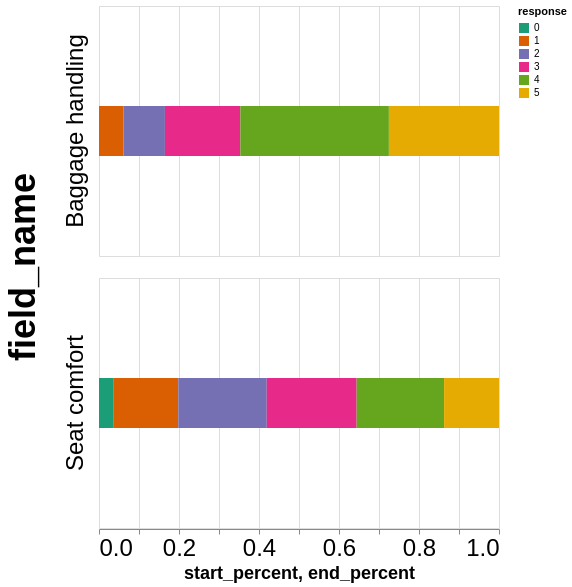

Source (Vega-Lite JSON):
### Vega-Lite specification from a JSON file in a GitHub repository (floating-point values rounded to 4 significant figures)
{"config": {"view": {"width": 400, "height": 300}, "mark": {"tooltip": null}, "axis": {"labelFontSize": 24, "titleFontSize": 18}, "header": {"labelFontSize": 24, "titleFontSize": 36}}, "data": {"name": "data-15438e8fdb25ef7003001cc1ded0d727"}, "facet": {"row": {"type": "nominal", "field": "field_name"}}, "spec": {"mark": {"type": "bar", "size": 50}, "encoding": {"fill": {"type": "nominal", "field": "response", "scale": {"scheme": "dark2"}}, "x": {"type": "quantitative", "field": "start_percent"}, "x2": {"field": "end_percent"}}, "height": 250, "width": 400}, "$schema": "https://vega.github.io/schema/vega-lite/v5.json", "datasets": {"data-15438e8fdb25ef7003001cc1ded0d727": [{"Unnamed: 0": 0, "field_name": "Baggage handling", "response": 1, "count": 7975, "freq": 0.0614, "end_percent": 0.0614, "start_percent": 0.0, "negative": true, "end_percent2": -0.1034, "start_percent2": -0.1648}, {"Unnamed: 0": 1, "field_name": "Baggage handling", "response": 2, "count": 13432, "freq": 0.1034, "end_percent": 0.1648, "start_percent": 0.0614, "negative": true, "end_percent2": 0.0, "start_percent2": -0.1034}, {"Unnamed: 0": 2, "field_name": "Baggage handling", "response": 3, "count": 24485, "freq": 0.1885, "end_percent": 0.3533, "start_percent": 0.1648, "negative": false, "end_percent2": 0.1885, "start_percent2": 0.0}, {"Unnamed: 0": 3, "field_name": "Baggage handling", "response": 4, "count": 48240, "freq": 0.3714, "end_percent": 0.7248, "start_percent": 0.3533, "negative": false, "end_percent2": 0.5599, "start_percent2": 0.1885}, {"Unnamed: 0": 4, "field_name": "Baggage handling", "response": 5, "count": 35748, "freq": 0.2752, "end_percent": 1.0, "start_percent": 0.7248, "negative": false, "end_percent2": 0.8352, "start_percent2": 0.5599}, {"Unnamed: 0": 5, "field_name": "Seat comfort", "response": 0, "count": 4797, "freq": 0.03693, "end_percent": 0.03693, "start_percent": 0.0, "negative": true, "end_percent2": -0.3825, "start_percent2": -0.4194}, {"Unnamed: 0": 6, "field_name": "Seat comfort", "response": 1, "count": 20949, "freq": 0.1613, "end_percent": 0.1982, "start_percent": 0.03693, "negative": true, "end_percent2": -0.2212, "start_percent2": -0.3825}, {"Unnamed: 0": 7, "field_name": "Seat comfort", "response": 2, "count": 28726, "freq": 0.2212, "end_percent": 0.4194, "start_percent": 0.1982, "negative": true, "end_percent2": 0.0, "start_percent2": -0.2212}, {"Unnamed: 0": 8, "field_name": "Seat comfort", "response": 3, "count": 29183, "freq": 0.2247, "end_percent": 0.6441, "start_percent": 0.4194, "negative": false, "end_percent2": 0.2247, "start_percent2": 0.0}, {"Unnamed: 0": 9, "field_name": "Seat comfort", "response": 4, "count": 28398, "freq": 0.2186, "end_percent": 0.8627, "start_percent": 0.6441, "negative": false, "end_percent2": 0.4433, "start_percent2": 0.2247}, {"Unnamed: 0": 10, "field_name": "Seat comfort", "response": 5, "count": 17827, "freq": 0.1373, "end_percent": 1.0, "start_percent": 0.8627, "negative": false, "end_percent2": 0.5806, "start_percent2": 0.4433}]}}
